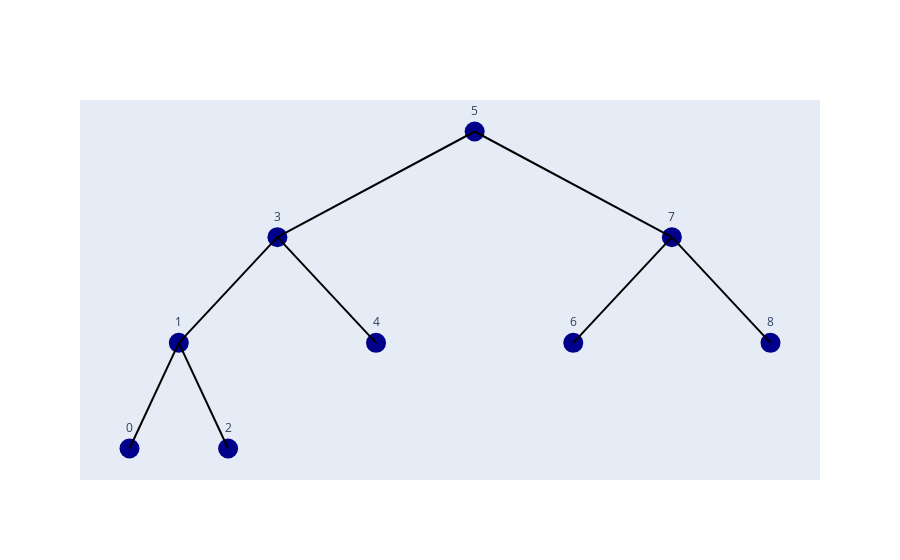

Source (notebook cell):
### Code cell
# Example usage:
from binarysearchtree import *
bst = BST()
for value in [5, 3, 1, 0, 2, 4, 7, 6, 8]:
    bst.add(value)
bst.plot()

### Figure 1 — Plotly figure (JSON) as saved in the notebook; plotly's stock layout.template omitted (floating-point values rounded to 4 significant figures)
{"data": [{"marker": {"color": "darkblue", "size": 20, "symbol": "circle"}, "mode": "markers+text", "text": ["5", "3", "1", "0", "2", "4", "7", "6", "8"], "textposition": "top center", "type": "scatter", "x": [0, -0.5, -0.75, -0.875, -0.625, -0.25, 0.5, 0.25, 0.75], "y": [0, -1, -2, -3, -3, -2, -1, -2, -2]}, {"line": {"color": "black"}, "mode": "lines", "type": "scatter", "x": [0, -0.5, null, -0.5, -0.75, null, -0.75, -0.875, null, -0.75, -0.625, null, -0.5, -0.25, null, 0, 0.5, null, 0.5, 0.25, null, 0.5, 0.75, null], "y": [0, -1, null, -1, -2, null, -2, -3, null, -2, -3, null, -1, -2, null, 0, -1, null, -1, -2, null, -1, -2, null]}], "layout": {"showlegend": false, "title": {"text": ""}, "xaxis": {"showgrid": false, "showticklabels": false, "title": {"text": ""}, "zeroline": false}, "yaxis": {"showgrid": false, "showticklabels": false, "title": {"text": ""}, "zeroline": false}}}
